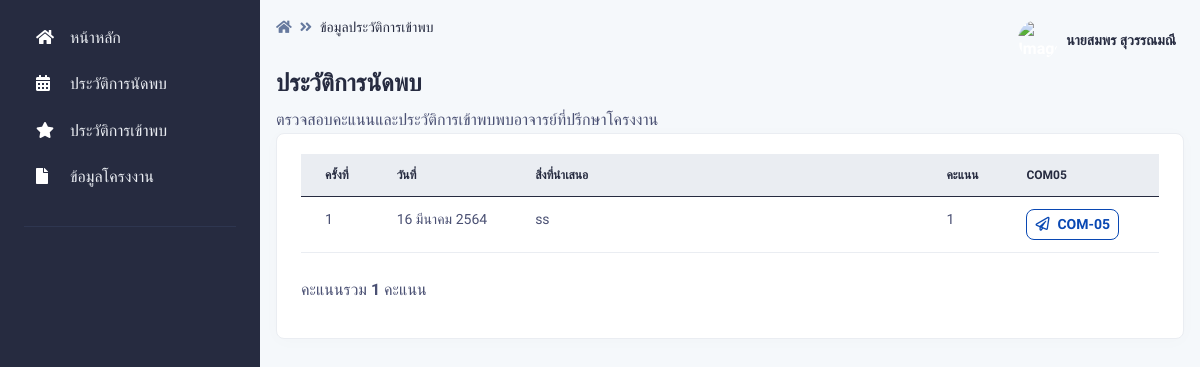
Before: /pages/score/index.php (signed in) with the older database file.
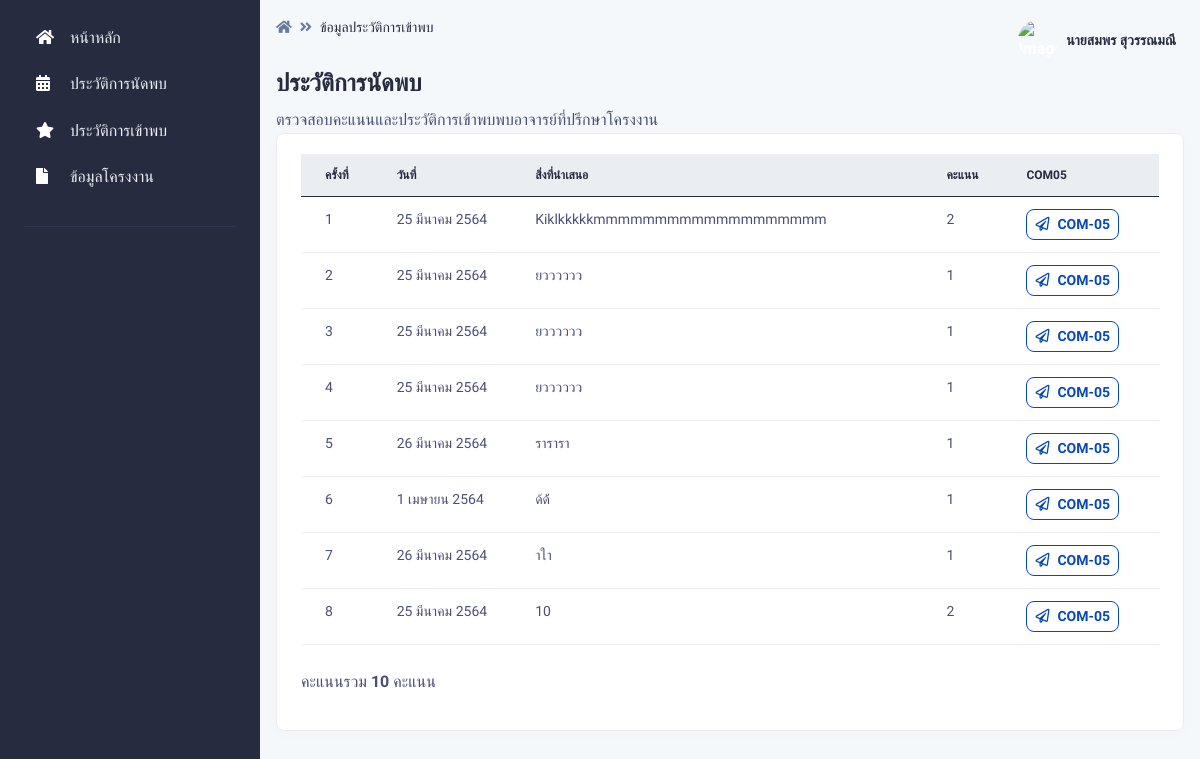
After: the same page with the newer database file.
### tables this page shows
CREATE TABLE `com05` (
  `com05_id` int(255) NOT NULL,
  `appoint_id` int(255) NOT NULL,
  `project_id` int(15) NOT NULL,
  `comment_teacher` varchar(255) NOT NULL,
  `comment_assign` varchar(255) NOT NULL,
  `score` int(11) NOT NULL,
  `meet_check` int(2) NOT NULL,
  `teacher_id` int(15) NOT NULL
);

CREATE TABLE `appoint` (
  `appoint_id` int(255) NOT NULL,
  `project_id` int(15) NOT NULL,
  `appoint_date_start` datetime NOT NULL,
  `appoint_date_end` datetime NOT NULL,
  `apooint_minute` int(3) NOT NULL,
  `appoint_comment` varchar(255) NOT NULL,
  `teacher_id` int(15) NOT NULL,
  `appoint_status` int(2) NOT NULL,
  `recorder` int(15) NOT NULL,
  `appoint_recorder` datetime NOT NULL DEFAULT current_timestamp()
);

### pages/dateth.php (called while the page is built, shortened)
<?php
    function DateThai($strDate)
	{
		$strYear = date("Y",strtotime($strDate))+543;
		$strMonth= date("n",strtotime($strDate));
		$strDay= date("j",strtotime($strDate));
		$strMonthCut = Array("","มกราคม","กุมภาพันธ์","มีนาคม","เมษายน","พฤษภาคม","มิถุนายน","กรกฎาคม","สิงหาคม","กันยายน","ตุลาคม","พฤศจิกายน","ธันวาคม");
		$strMonthThai=$strMonthCut[$strMonth];
		return "$strDay $strMonthThai $strYear";
	}
?>

### pages/score/index.php (the view, shortened to what the changed rows need)
<?php session_start();
if (!$_SESSION["UserID"]){
	  Header("Location: ../../login.php");
}else{?>
<?php include '../../conn.php';?>
<!DOCTYPE html>
<html lang="en">
<?php include '../dateth.php';?>
<head>
    <link type="text/css" href="../../vendor/@fortawesome/fontawesome-free/css/all.min.css" rel="stylesheet">
    <link type="text/css" href="../../vendor/notyf/notyf.min.css" rel="stylesheet">
    <link type="text/css" href="../../css/volt.css" rel="stylesheet">
</head>
<body>
    <main class="content">
        <div class="py-0">
            <div class="d-flex justify-content-between w-100 flex-wrap">
                <div class="mb-3 mb-lg-0">
                    <h1 class="h4">ประวัติการนัดพบ</h1>
                </div>
            </div>
        </div>
        <div class="card border-light shadow-sm mb-4">
            <div class="card-body">
            <div class="table-responsive">
                <table class="table table-hover">
                <col style="width:5%">
                    <col style="width:10%">
                    <col style="width:70%">
                    <col style="width:5%">
                    <col style="width:10%">
                    <thead class="table-light">
                        <tr>
                            <th scope="col">ครั้งที่</th>
                            <th scope="col">วันที่</th>
                            <th scope="col">สิ่งที่นำเสนอ</th>
                            <th scope="col">คะแนน</th>
                            <th scope="col">COM05</th>
                        </tr>
                    </thead>
                    <tbody>
                    <?php
           $id_ptojrct =$_SESSION["ProjectID"];
					$sql = "SELECT
                    com05.com05_id,
                    com05.appoint_id,
                    appoint.appoint_comment,
                    com05.score,
appoint.appoint_date_start
                    FROM
                    com05
                    INNER JOIN appoint ON com05.appoint_id = appoint.appoint_id
                    WHERE
                    com05.project_id = '$id_ptojrct'
                    ORDER BY
                    com05.com05_id ASC";
					$result = $con->query($sql);
					if ($result->num_rows > 0) {
						while($row = $result->fetch_assoc()) {
                            $strDate = $row["appoint_date_start"];
                            echo '<tr>
                            <td scope="row"></td>
                            <td>'.DateThai($strDate).'</td>
                            <td>'. mb_substr($row["appoint_comment"],0,50,'UTF-8').'</td>
                            <td>' . $row["score"].'</td>
                            <td><a href="com05.php?act=show&ID='. $row["com05_id"].'"" class="btn  btn-sm btn-outline-info mr-3"><span class="far fa-paper-plane mr-2"></span>COM-05</a></td>
                        </tr>';
                    }
                    }
                    ?>
                    </tbody>
                </table>
                </div>
                <br>
                <p>คะแนนรวม <b>
                <?php
           include '../../conn.php';
					$sql2 = "SELECT
                    com05.project_id,
                    Sum(score.score_score) as s_sum
                    FROM
                    com05
                    INNER JOIN score ON com05.score = score.score_id
                    WHERE
                    com05.project_id = '$id_ptojrct'
                    GROUP BY
com05.project_id
                    ";
					$result = $con->query($sql2);
					if ($result->num_rows > 0) {
						while($row = $result->fetch_assoc()) {
                            echo $row["s_sum"];
                        }
                        }else{
                            echo '0';
                        }
                        ?>
                </b>  คะแนน</p>
            </div>
        </div>
    </main>
</body>
</html>
<?php }?>

Changed rows visible on the page:
removed com05: appoint.appoint_date_start "16 มีนาคม 2564", appoint.appoint_comment "ss", score "1"
added com05: appoint.appoint_date_start "25 มีนาคม 2564", appoint.appoint_comment "Kiklkkkkkmmmmmmmmmmmmmmmmmmm", score "2"
added com05: appoint.appoint_date_start "25 มีนาคม 2564", appoint.appoint_comment "ยวววววว", score "1"
added com05: appoint.appoint_date_start "25 มีนาคม 2564", appoint.appoint_comment "ยวววววว", score "1"
added com05: appoint.appoint_date_start "25 มีนาคม 2564", appoint.appoint_comment "ยวววววว", score "1"
added com05: appoint.appoint_date_start "26 มีนาคม 2564", appoint.appoint_comment "รารารา", score "1"
added com05: appoint.appoint_date_start "1 เมษายน 2564", appoint.appoint_comment "ด้ด้้", score "1"
added com05: appoint.appoint_date_start "26 มีนาคม 2564", appoint.appoint_comment "าใา", score "1"
added com05: appoint.appoint_date_start "25 มีนาคม 2564", appoint.appoint_comment "10", score "2"
Other visible differences:
new list line: "10"
list line gone: "1"
